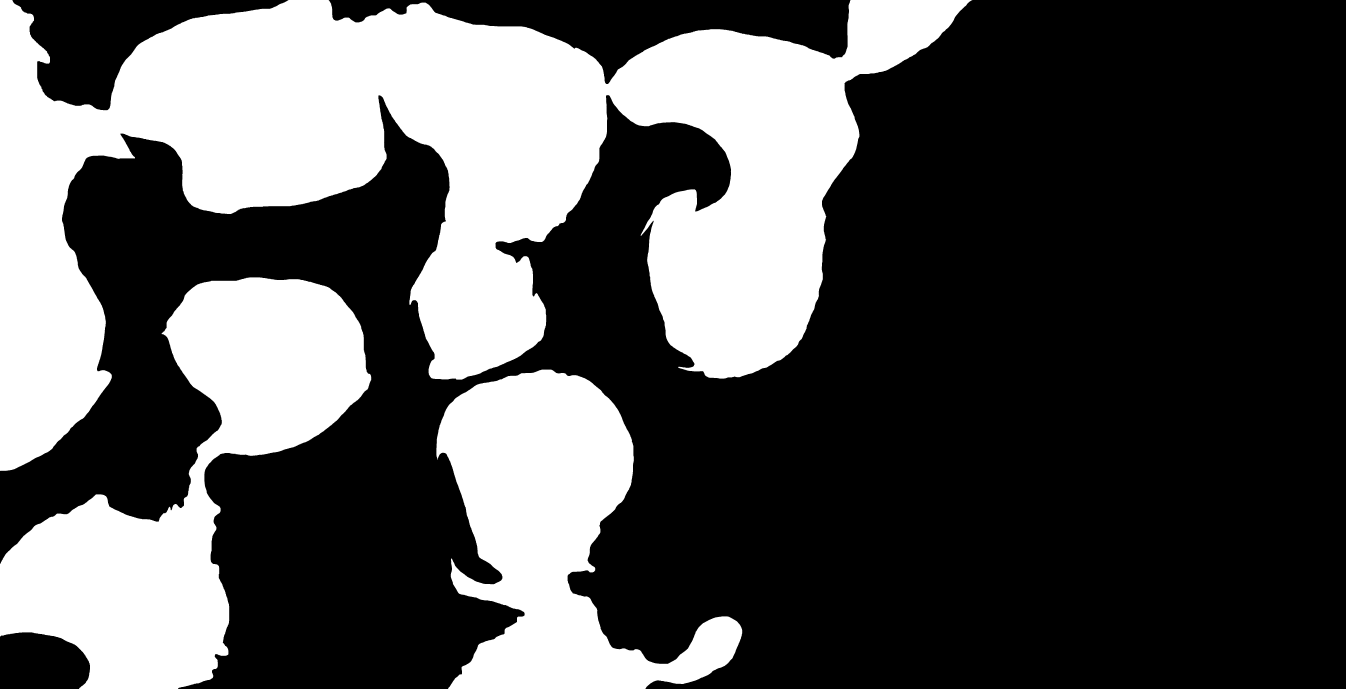
#> input picture Approach#3 - U-NET Segmentation/SPLITTER/FINAL_MASK.png, 6727 x 3441 px (shown at 1/5 size)
$ python 'mask splitter.py'
#> lines starting #> are read from the running program, lines starting #| are printed output that depends on the picture; after the words box and inside, x2 and y2 are one past the last pixel; in counts of white or black regions, pixels touching at a corner belong together
import cv2
import  numpy as np
import matplotlib.pyplot
import skimage.feature
from skimage.filters import roberts, sobel, scharr, prewitt

'''
#only for testing purposes!
def image_draw(y_start,y_end,x_start,x_end):
    global image_for_output
    global count
    #draws a rectangle on the image from specified points
    if(count%2==0):
        width=3
    else:
        width=6
    image_for_output = cv2.rectangle(image_for_output,(x_start,y_start),(x_end,y_end),(0,255,0),width)
    count+=1
'''

#the greyscale image to be analyzed
image=cv2.imread("FINAL_MASK.png",0)
#> image: shape (3441, 6727); 32.8% white; 3 white regions, box (x1, y1, x2, y2) and area: (0, 0, 4862, 2355) 4854754, (0, 1387, 1856, 3441) 1537160, (2182, 1848, 3711, 3441) 1206394
#image_for_output=cv2.imread("LBP.png",1)


vertical_mask_length=976
vertical_mask_height=976
pass_density=2

#HORIZONTAL
number_of_whole_passes_possible_x=int(image.shape[1]/vertical_mask_length)-1          #we will leave the last pass as its traversed in the 2nd last
#> number_of_whole_passes_possible_x = 5
density_passes_made_x=pass_density*number_of_whole_passes_possible_x
#> density_passes_made_x = 10
x_spacing=int(vertical_mask_length/pass_density)

#VERTICAL
number_of_whole_passes_possible_y=int(image.shape[0]/vertical_mask_height)-1        #we will leave the last pass as its traversed in the 2nd last
#> number_of_whole_passes_possible_y = 2
density_passes_made_y=pass_density*number_of_whole_passes_possible_y
#> density_passes_made_y = 4
y_spacing=int(vertical_mask_height/pass_density)

rows = 976
cols = 976
count=0

for i in range(density_passes_made_x):
    x_start=i*x_spacing
    for j in range(density_passes_made_y):
        y_start=j*y_spacing
        image_sliced=image[y_start: (y_start+vertical_mask_height), x_start : (x_start + vertical_mask_length)]      #OPPOSITE FORMAT!!    (HEIGHT!!!=ROWS=X)
        #image_draw(y_start,y_start+vertical_mask_height,x_start,x_start + vertical_mask_length)

        flipped1 = cv2.flip(image_sliced, 1)
        flipped0 = cv2.flip(image_sliced, 0)
        M = cv2.getRotationMatrix2D((cols/2,rows/2),90,1)
        dst = cv2.warpAffine(image_sliced,M,(cols,rows))

        cv2.imwrite("MASKS FOR TRAINING/"+str(i)+str(j)+"a_orig.png",image_sliced)
        cv2.imwrite("MASKS FOR TRAINING/"+str(i)+str(j)+"b_rotated.png",dst)
        cv2.imwrite("MASKS FOR TRAINING/"+str(i)+str(j)+"c_horiflip.png",flipped1)
        cv2.imwrite("MASKS FOR TRAINING/"+str(i)+str(j)+"d_vertiflip.png",flipped0)

        print("making slices!")
#> this loop made 10 passes
#> pass 1, `cv2.imwrite("MASKS FOR TRAINING/"+str(i)+str(j)+"a_orig.png",image_sli..`:
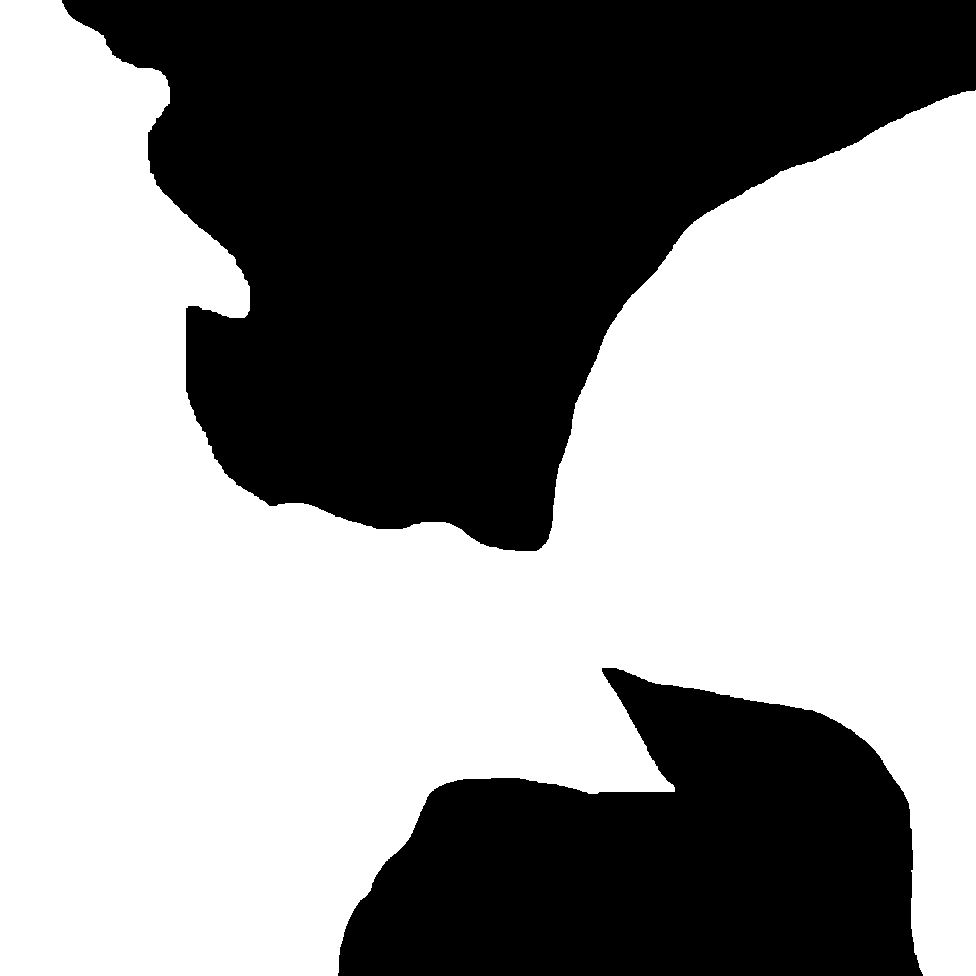
#> saved as 00a_orig.png: shape (976, 976); 57.6% white; 2 black regions, box (x1, y1, x2, y2) and area: (62, 0, 976, 551) 281949, (338, 668, 923, 976) 121563
#> pass 1, `cv2.imwrite("MASKS FOR TRAINING/"+str(i)+str(j)+"b_rotated.png",dst)`:
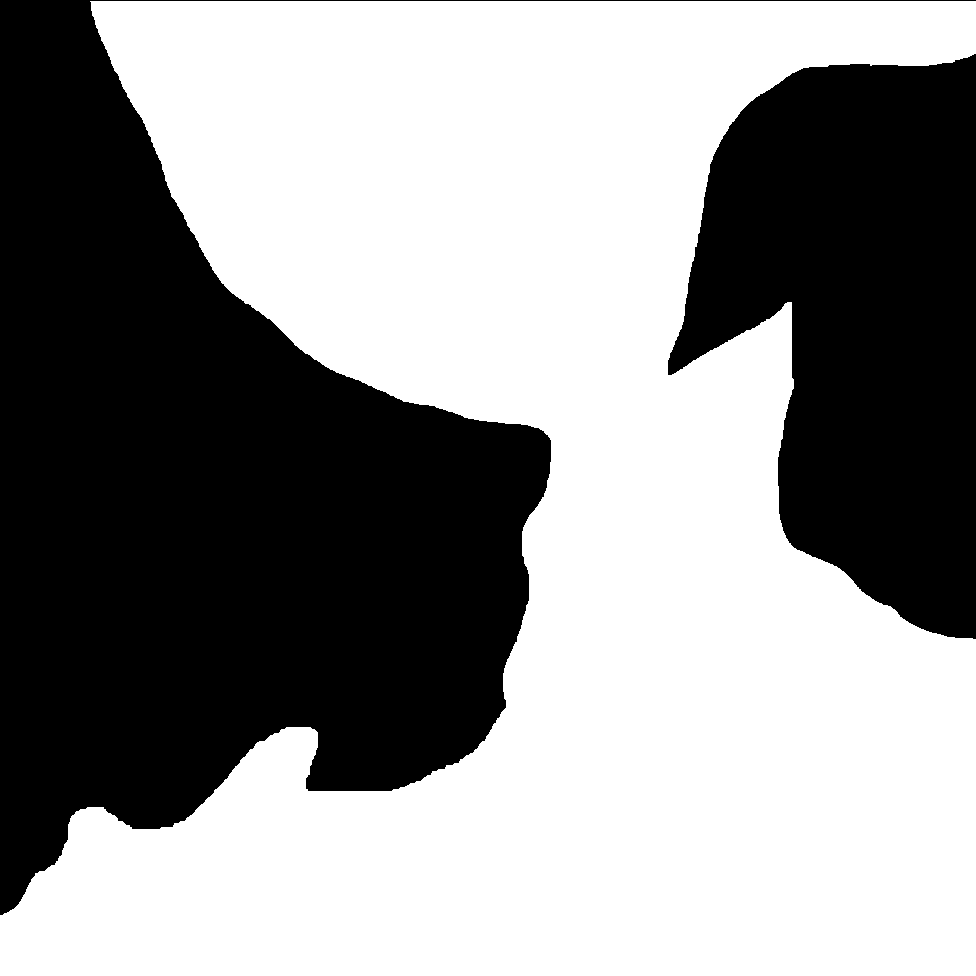
#> saved as 00b_rotated.png: shape (976, 976); 57.5% white; 2 black regions, box (x1, y1, x2, y2) and area: (0, 0, 976, 915) 282925, (668, 54, 976, 639) 121563
#> pass 1, `cv2.imwrite("MASKS FOR TRAINING/"+str(i)+str(j)+"c_horiflip.png",flipp..`:
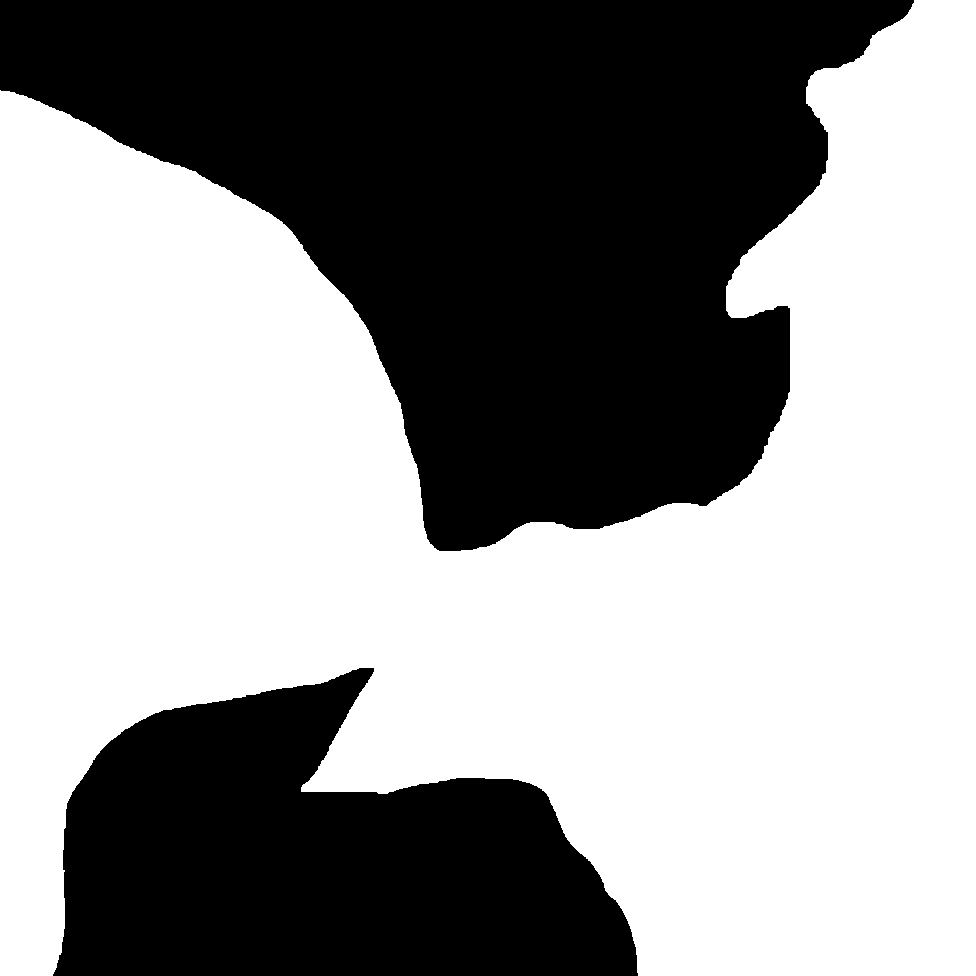
#> saved as 00c_horiflip.png: shape (976, 976); 57.6% white; 2 black regions, box (x1, y1, x2, y2) and area: (0, 0, 914, 551) 281949, (53, 668, 638, 976) 121563
#> pass 1, `cv2.imwrite("MASKS FOR TRAINING/"+str(i)+str(j)+"d_vertiflip.png",flip..`:
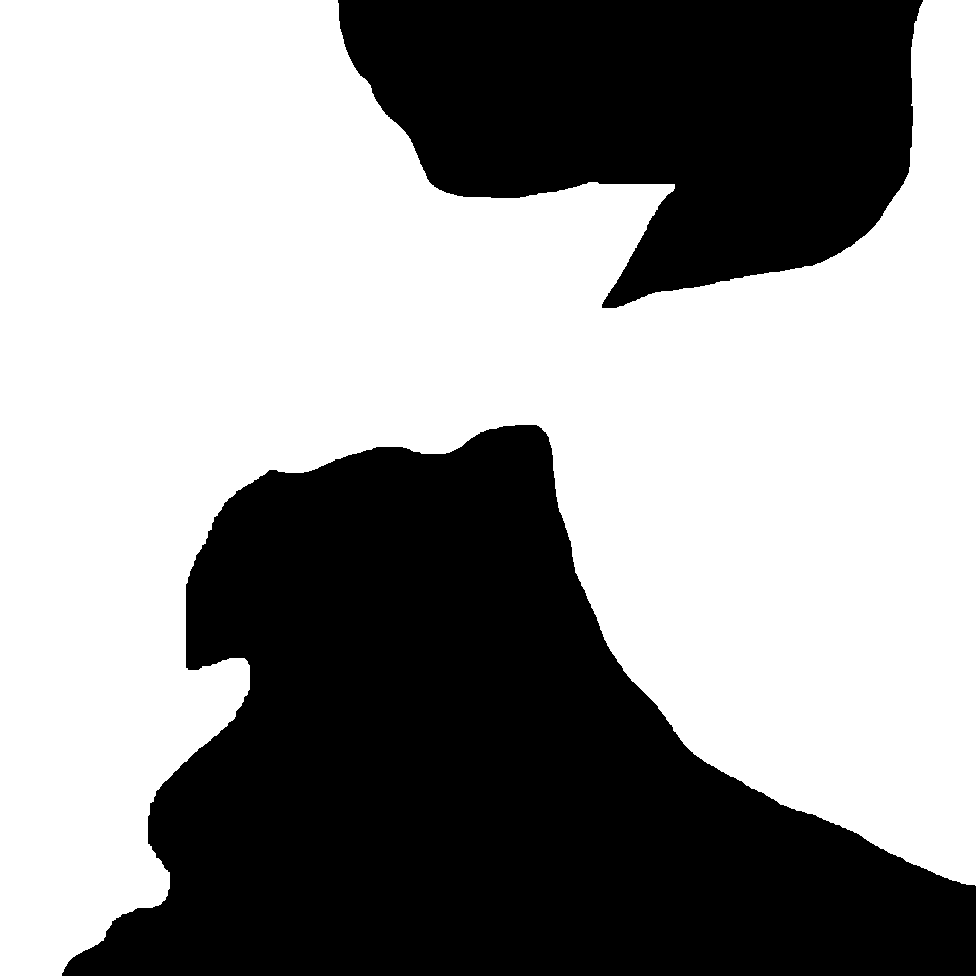
#> saved as 00d_vertiflip.png: shape (976, 976); 57.6% white; 2 black regions, box (x1, y1, x2, y2) and area: (62, 425, 976, 976) 281949, (338, 0, 923, 308) 121563
#> after the loop: image_sliced: shape (976, 976); every value is 0

#cv2.imwrite('TEMP.PNG',image_for_output)
